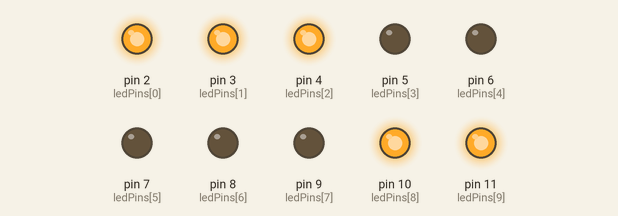
Recording of a sketch running on a simulated Arduino Uno, built with avr-gcc and run on an emulated ATmega328P. On the bench: output pins drawn as LEDs (lit = HIGH). Random numbers use the default seed unless the sketch sets one.

Above: at 0.1 s.
At 4.1 s:
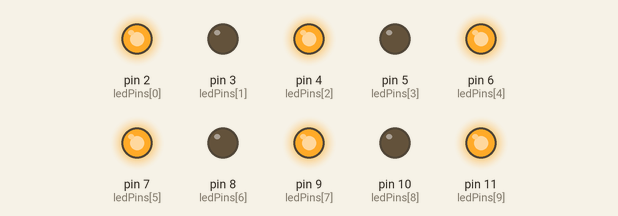
At 9.1 s:
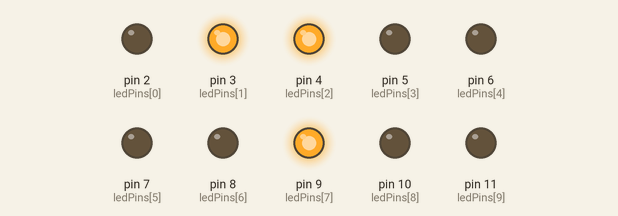
At 19.1 s:
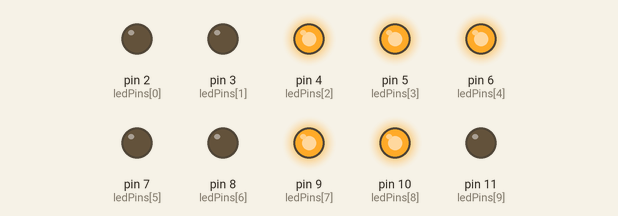
At 28.1 s:
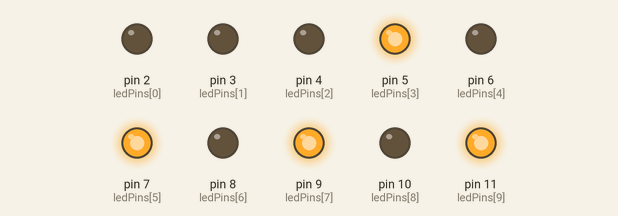
At 38.1 s:
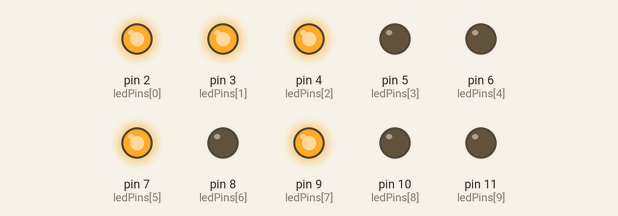
Timing chart, 0 to 40.0 s (numbered marks = the images above):
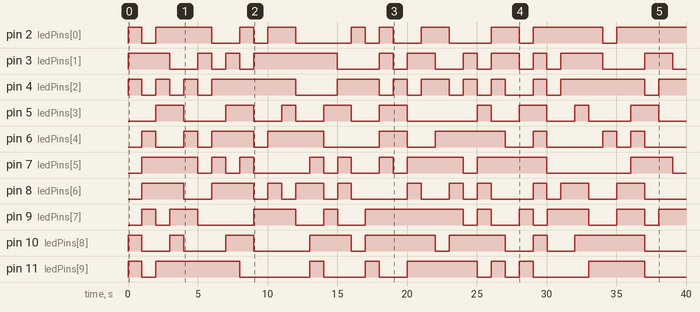

Measured:
- by itself, pin 2 (ledPins[0]): LOW → HIGH at 0.00 s, → LOW 1.0 s later, → HIGH 1.0 s later, → LOW 4.0 s later, … (19 changes in this stretch)
- by itself, pin 3 (ledPins[1]): LOW → HIGH at 0.00 s, → LOW 3.0 s later, → HIGH 2.0 s later, → LOW 1.0 s later, … (22 changes in this stretch)
- by itself, pin 4 (ledPins[2]): LOW → HIGH at 0.00 s, → LOW 1.0 s later, → HIGH 1.0 s later, → LOW 1.0 s later, … (23 changes in this stretch)
- by itself, pin 5 (ledPins[3]): LOW → HIGH at 2.0 s, → LOW 2.0 s later, → HIGH 3.0 s later, → LOW 2.0 s later, … (18 changes in this stretch)
- by itself, pin 6 (ledPins[4]): LOW → HIGH at 1.0 s, → LOW 1.0 s later, → HIGH 2.0 s later, → LOW 1.0 s later, … (18 changes in this stretch)
- by itself, pin 7 (ledPins[5]): LOW → HIGH at 1.0 s, → LOW 4.0 s later, → HIGH 1.0 s later, → LOW 1.0 s later, … (18 changes in this stretch)
- by itself, pin 8 (ledPins[6]): LOW → HIGH at 1.0 s, → LOW 3.0 s later, → HIGH 2.0 s later, → LOW 3.0 s later, … (22 changes in this stretch)
- by itself, pin 9 (ledPins[7]): LOW → HIGH at 1.0 s, → LOW 1.0 s later, → HIGH 1.0 s later, → LOW 2.0 s later, … (19 changes in this stretch)

The sketch:

bai01.ino
```cpp
int ledPins[10] = {2, 3, 4, 5, 6, 7, 8, 9, 10, 11};

void setup() {
  for (int i = 0; i < 10; i++) {
    pinMode(ledPins[i], OUTPUT);
  }
}

void loop() {
  for (int i = 0; i < 10; i++) {
    int randomNumber = random(0, 10);
    if (randomNumber % 2 == 1) {
      digitalWrite(ledPins[i], HIGH);
    } else {
      digitalWrite(ledPins[i], LOW);
    }
  }

  delay(1000);
}
```
